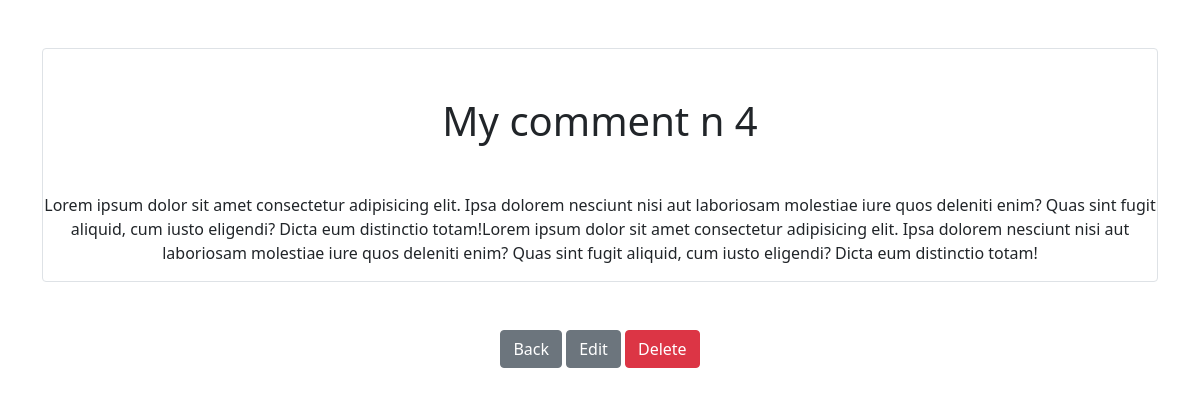
Page /smart/notes/4 on the earlier database version.
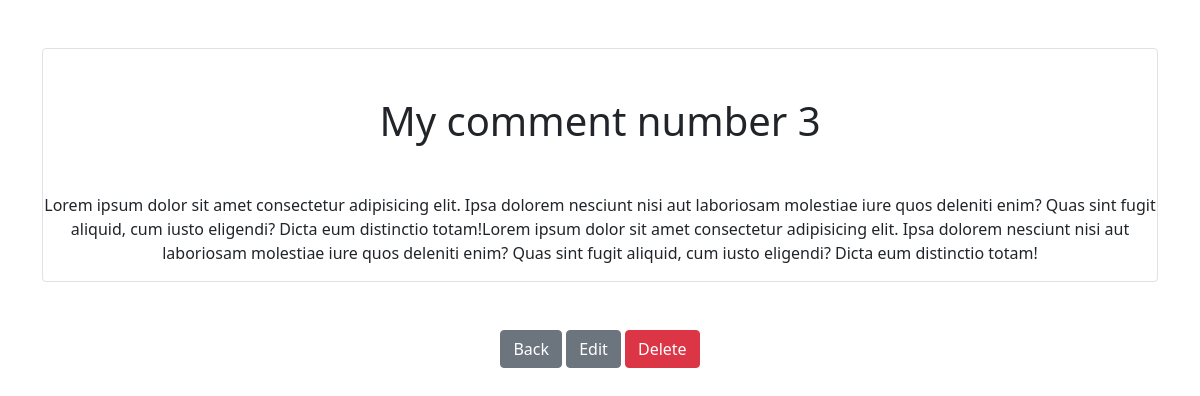
Same page on the later database version.
### notes/models.py (models this page shows)
class Notes(models.Model):
    title = models.CharField(max_length=200)
    text = models.TextField()
    created = models.DateTimeField(auto_now_add=True)
    user = models.ForeignKey(User, on_delete=models.CASCADE, related_name="notes")

### notes/views.py (the view)
# urls.py: path('notes/<int:pk>', views.NotesDitailView.as_view(), name="notes.detail"),
class NotesDitailView(DetailView):
    model = Notes
    context_object_name = "note"
    template_name = "notes/single_note.html"

### notes/templates/notes/single_note.html
{% extends 'base.html' %}
{% block content %}
    <div class="border rounded">
        <h1 class="my-5">{{ note.title }}</h1>
        <p>{{ note.text }}</p>
    </div>
    <a href="{% url 'notes.list' %}" class="btn btn-secondary my-5">Back</a>
    <a href="{%  url 'notes.update' pk=note.id %}" class="btn btn-secondary">Edit</a>
    <a href="{% url 'notes.delete' pk=note.id %}" class="btn btn-danger">Delete</a>
{% endblock %}

Differences in the rows shown:
changed Notes: title "My comment n 4" → "My comment number 3"
